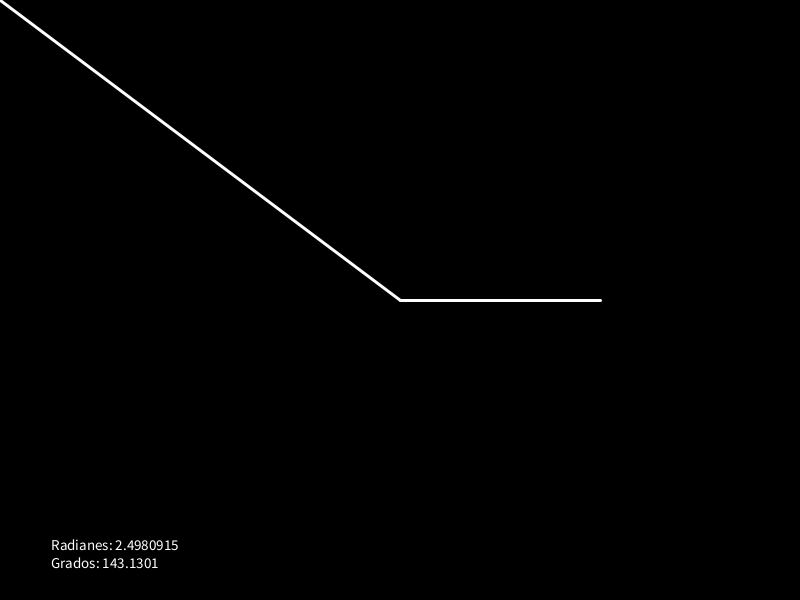
Frame 1 (no input)
Frame 60 (the mouse pressed at the canvas centre just before this capture): identical to frame 1, image omitted
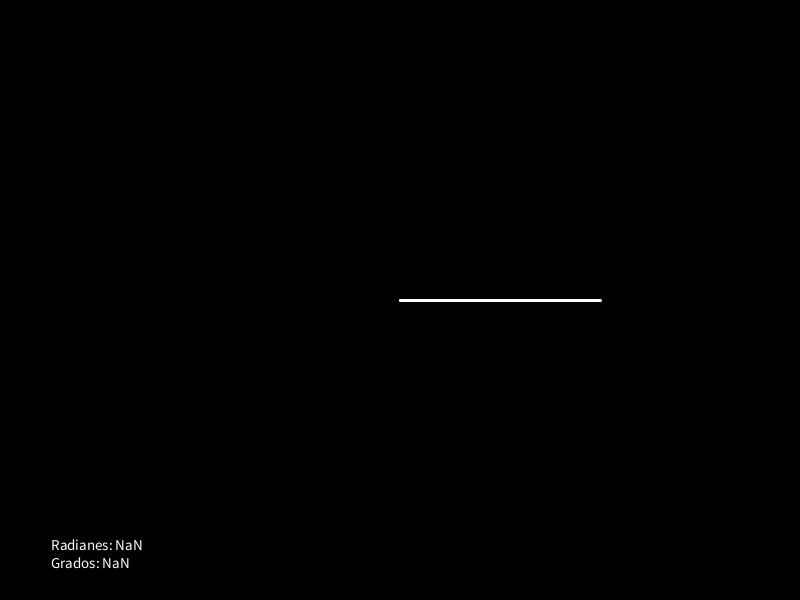
Frame 120 (the mouse held since frame 60 and released just before this capture)

The Processing sketch that drew these frames (run headless with seeded random() and noise(); from frame 60 on, the mouse is pressed at the canvas centre):

// Processing sketch: ejemploProductoPunto
// ── ejemploProductoPunto.pde
void setup() {
  size(800, 600);
}

void draw() {
  background(0);
  PVector center = new PVector(width / 2, height / 2);
  PVector mouse = new PVector(mouseX, mouseY);
  PVector v1 = new PVector(200, 0);
  PVector v2 = PVector.sub(mouse, center);  
  
  translate(width / 2, height / 2);
  stroke(255);
  strokeWeight(3);
  line(0, 0, v1.x, v1.y);
  line(0, 0, v2.x, v2.y);
  
  float dot = v1.dot(v2);
  float ang = acos(dot / (v1.mag() * v2.mag()));
  
  fill(255);
  textSize(15);
  text("Radianes: " + ang + "\nGrados: " + degrees(ang), -350, 250);
}
